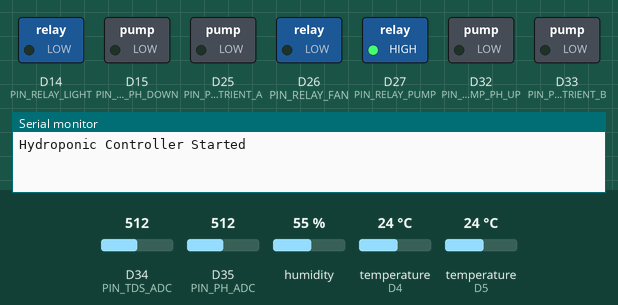
This sketch was run on a simulated Arduino Due. Parts: switched loads named in the sketch (green lamp = pin HIGH), the last lines printed to the serial monitor. The test bench sets the inputs (shaded band); at power-on: humidity 55 %, D35 (PIN_PH_ADC) = 512, D34 (PIN_TDS_ADC) = 512, temperature (sensors on D4, D5) 24 °C (analog values on the 0–1023 scale). The local clock reads 2024-03-15 10:24:30 at power-on unless the sketch sets it.

Above: at 1.7 s.
1.8 s: humidity set to 77 %
10.4 s: humidity set to 81 %
11.9 s: D35 (PIN_PH_ADC) set to 572
At 20.4 s:
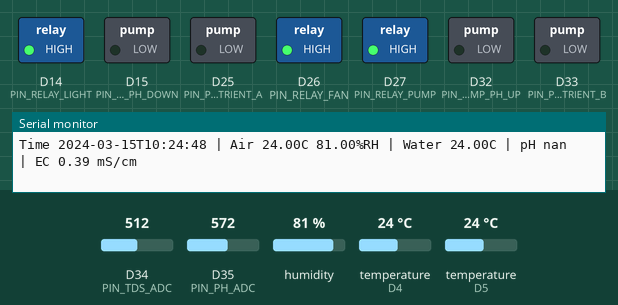
20.5 s: D35 (PIN_PH_ADC) set to 606
26.3 s: humidity set to 72 %
31.2 s: humidity set to 69 %
At 41.1 s:
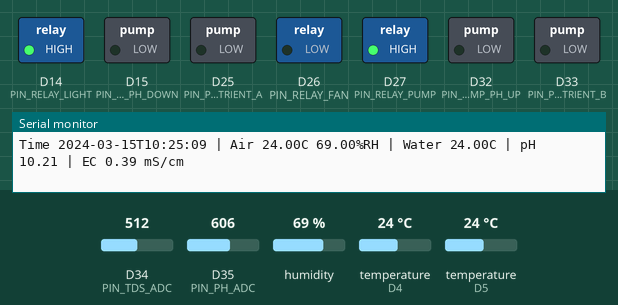
Timing chart, 0 to 41.5 s (numbered marks = the images above; inputs shaded):
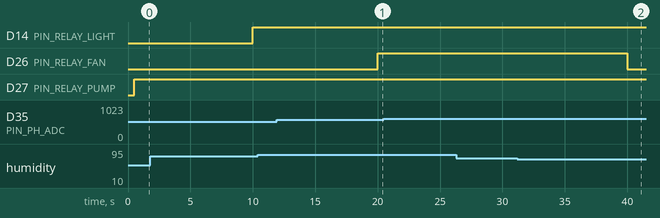

The sketch:

Hydroplant.ino
```cpp
#include <Arduino.h>
#include <Wire.h>
#include <RTClib.h>
#include <OneWire.h>
#include <DallasTemperature.h>
#include <DHT.h>

const bool RELAY_ACTIVE = HIGH;
const int PIN_RELAY_LIGHT   = 14;
const int PIN_RELAY_PUMP    = 27;
const int PIN_RELAY_FAN     = 26;
const int PIN_PUMP_NUTRIENT_A = 25;
const int PIN_PUMP_NUTRIENT_B = 33;
const int PIN_PUMP_PH_UP      = 32;
const int PIN_PUMP_PH_DOWN    = 15;
const int PIN_DHT       = 4;
const int DHTTYPE       = DHT22;
const int PIN_ONEWIRE   = 5;
const int PIN_PH_ADC    = 35;
const int PIN_TDS_ADC   = 34;

DHT dht(PIN_DHT, DHTTYPE);
OneWire oneWire(PIN_ONEWIRE);
DallasTemperature waterTemp(&oneWire);
RTC_DS3231 rtc;

unsigned long nowMs;

struct EdgeTimer {
  unsigned long last = 0;
  bool runEvery(unsigned long intervalMs) {
    if (millis() - last >= intervalMs) { last = millis(); return true; }
    return false;
  }
};

struct Config {
  uint8_t lightsOnHour  = 6;
  uint8_t lightsOnMin   = 0;
  uint8_t lightsOffHour = 22;
  uint8_t lightsOffMin  = 0;
  float fanOnTempC      = 28.0;
  float fanOffTempC     = 26.5;
  float fanOnHumidity   = 80.0;
  float fanOffHumidity  = 70.0;
  float targetPH        = 5.8;
  float phDeadband      = 0.08;
  float targetEC_mS     = 1.2;
  float ecDeadband      = 0.1;
  unsigned long dosePulseMs     = 1200;
  unsigned long mixDelayMs      = 90UL * 1000UL;
  unsigned int  maxPHpulsesDay  = 30;
  unsigned int  maxECpulsesDay  = 60;
  bool pumpContinuous = true;
  unsigned long pumpOnMs  = 15UL * 60UL * 1000UL;
  unsigned long pumpOffMs = 45UL * 60UL * 1000UL;
  uint8_t phSamples  = 20;
  uint8_t tdsSamples = 20;
  float phSlope  = -5.70;
  float phOffset =  21.34;
  float tdsKValue = 1.0;
  float adcVref = 3.3;
  uint16_t adcMax = 4095;
} CFG;

struct DoseState {
  unsigned long lastDoseEndMs = 0;
  unsigned int pulsesToday = 0;
  bool lockedOut = false;
};

DoseState dosePHUp, dosePHDown, doseECA, doseECB;

struct AlarmState {
  bool phSensorFault = false;
  bool tdsSensorFault = false;
  bool tempSensorFault = false;
} ALARM;

EdgeTimer sensorTimer, lightTimer, envTimer, dailyResetTimer, pumpTimer;

void setActuator(int pin, bool on) {
  digitalWrite(pin, on ? RELAY_ACTIVE : !RELAY_ACTIVE);
}

bool isTimeBetween(DateTime t, uint8_t h1, uint8_t m1, uint8_t h2, uint8_t m2) {
  uint16_t start = h1*60 + m1;
  uint16_t end   = h2*60 + m2;
  uint16_t cur   = t.hour()*60 + t.minute();
  if (start <= end) return (cur >= start && cur < end);
  return !(cur >= end && cur < start);
}

float readADCvoltage(int pin, uint8_t samples) {
  uint32_t acc = 0;
  for (uint8_t i=0;i<samples;i++) {
    acc += analogRead(pin);
    delay(3);
  }
  float avg = (float)acc / samples;
  return (avg / CFG.adcMax) * CFG.adcVref;
}

float ambientTempC = NAN, ambientRH = NAN;
float waterTempC   = NAN;
float phValue      = NAN;
float ec_mS        = NAN;

void readAmbient() {
  float t = dht.readTemperature();
  float h = dht.readHumidity();
  if (isnan(t) || isnan(h)) return;
  ambientTempC = t;
  ambientRH = h;
}

void readWaterTemp() {
  waterTemp.requestTemperatures();
  float t = waterTemp.getTempCByIndex(0);
  if (t > -40 && t < 125) waterTempC = t;
  else ALARM.tempSensorFault = true;
}

float computePH() {
  float v = readADCvoltage(PIN_PH_ADC, CFG.phSamples);
  return CFG.phSlope * v + CFG.phOffset;
}

float computeEC_mS() {
  float voltage = readADCvoltage(PIN_TDS_ADC, CFG.tdsSamples);
  float vRatio = voltage / CFG.adcVref;
  float ec = (133.42*pow(vRatio,3) - 255.86*pow(vRatio,2) + 857.39*vRatio) * 0.001;
  float tempCoef = 1.0 + 0.02 * (waterTempC - 25.0);
  ec = ec / tempCoef;
  ec *= CFG.tdsKValue;
  if (ec < 0 || ec > 10) { ALARM.tdsSensorFault = true; }
  return ec;
}

void readChemistry() {
  float ph = computePH();
  if (ph < 3.0 || ph > 10.5) {
    ALARM.phSensorFault = true;
  } else {
    phValue = ph;
  }
  float ec = computeEC_mS();
  if (!ALARM.tdsSensorFault) ec_mS = ec;
}

bool canDose(const DoseState &ds, unsigned int maxDaily) {
  if (ds.lockedOut) return false;
  if (ds.pulsesToday >= maxDaily) return false;
  if (millis() - ds.lastDoseEndMs < CFG.mixDelayMs) return false;
  return true;
}

void pulsePump(int pin, unsigned long ms) {
  setActuator(pin, true);
  delay(ms);
  setActuator(pin, false);
}

void tryDosePH(float ph) {
  float err = ph - CFG.targetPH;
  if (fabs(err) <= CFG.phDeadband) return;
  if (err > 0) {
    if (canDose(dosePHDown, CFG.maxPHpulsesDay)) {
      pulsePump(PIN_PUMP_PH_DOWN, CFG.dosePulseMs);
      dosePHDown.pulsesToday++;
      dosePHDown.lastDoseEndMs = millis();
    }
  } else {
    if (canDose(dosePHUp, CFG.maxPHpulsesDay)) {
      pulsePump(PIN_PUMP_PH_UP, CFG.dosePulseMs);
      dosePHUp.pulsesToday++;
      dosePHUp.lastDoseEndMs = millis();
    }
  }
}

void tryDoseEC(float ec) {
  float err = CFG.targetEC_mS - ec;
  if (fabs(err) <= CFG.ecDeadband) return;
  static bool toggleAB = false;
  if (err > 0) {
    if (toggleAB) {
      if (canDose(doseECA, CFG.maxECpulsesDay)) {
        pulsePump(PIN_PUMP_NUTRIENT_A, CFG.dosePulseMs);
        doseECA.pulsesToday++;
        doseECA.lastDoseEndMs = millis();
      }
    } else {
      if (canDose(doseECB, CFG.maxECpulsesDay)) {
        pulsePump(PIN_PUMP_NUTRIENT_B, CFG.dosePulseMs);
        doseECB.pulsesToday++;
        doseECB.lastDoseEndMs = millis();
      }
    }
    toggleAB = !toggleAB;
  }
}

void controlLights(const DateTime &now) {
  bool on = isTimeBetween(now, CFG.lightsOnHour, CFG.lightsOnMin, CFG.lightsOffHour, CFG.lightsOffMin);
  setActuator(PIN_RELAY_LIGHT, on);
}

void controlFan() {
  static bool fanOn = false;
  bool shouldOn = false;
  if (!isnan(ambientTempC) && ambientTempC >= CFG.fanOnTempC) shouldOn = true;
  if (!isnan(ambientRH)    && ambientRH    >= CFG.fanOnHumidity) shouldOn = true;
  if (fanOn) {
    if ((!isnan(ambientTempC) && ambientTempC <= CFG.fanOffTempC) && (!isnan(ambientRH) && ambientRH <= CFG.fanOffHumidity)) {
      fanOn = false;
    }
  } else {
    if (shouldOn) fanOn = true;
  }
  setActuator(PIN_RELAY_FAN, fanOn);
}

void controlPump() {
  if (CFG.pumpContinuous) { setActuator(PIN_RELAY_PUMP, true); return; }
  static bool pumpOn = false;
  static unsigned long lastToggle = 0;
  unsigned long interval = pumpOn ? CFG.pumpOnMs : CFG.pumpOffMs;
  if (millis() - lastToggle >= interval) {
    pumpOn = !pumpOn;
    lastToggle = millis();
    setActuator(PIN_RELAY_PUMP, pumpOn);
  }
}

void dailyResetIfNeeded(const DateTime &now) {
  static int lastDay = -1;
  if (now.day() != lastDay) {
    dosePHUp.pulsesToday = dosePHDown.pulsesToday = 0;
    doseECA.pulsesToday = doseECB.pulsesToday = 0;
    dosePHUp.lockedOut = dosePHDown.lockedOut = false;
    doseECA.lockedOut = doseECB.lockedOut = false;
    lastDay = now.day();
  }
}

void setupPins() {
  pinMode(PIN_RELAY_LIGHT, OUTPUT);
  pinMode(PIN_RELAY_PUMP,  OUTPUT);
  pinMode(PIN_RELAY_FAN,   OUTPUT);
  pinMode(PIN_PUMP_NUTRIENT_A, OUTPUT);
  pinMode(PIN_PUMP_NUTRIENT_B, OUTPUT);
  pinMode(PIN_PUMP_PH_UP,      OUTPUT);
  pinMode(PIN_PUMP_PH_DOWN,    OUTPUT);
  setActuator(PIN_RELAY_LIGHT, false);
  setActuator(PIN_RELAY_PUMP,  false);
  setActuator(PIN_RELAY_FAN,   false);
  setActuator(PIN_PUMP_NUTRIENT_A, false);
  setActuator(PIN_PUMP_NUTRIENT_B, false);
  setActuator(PIN_PUMP_PH_UP,      false);
  setActuator(PIN_PUMP_PH_DOWN,    false);
  analogReadResolution(12);
}

void setup() {
  Serial.begin(115200);
  delay(500);
  setupPins();
  dht.begin();
  waterTemp.begin();
  Wire.begin();
  if (!rtc.begin()) {
    Serial.println("RTC not found! Check wiring.");
  }
  if (rtc.lostPower()) {
    Serial.println("RTC lost power, setting time to compile time.");
    rtc.adjust(DateTime(F(__DATE__), F(__TIME__)));
  }
  Serial.println("Hydroponic Controller Started");
}

void loop() {
  nowMs = millis();
  DateTime now = rtc.now();
  if (sensorTimer.runEvery(3000)) {
    readAmbient();
    readWaterTemp();
    readChemistry();
    Serial.print("Time "); Serial.print(now.timestamp());
    Serial.print(" | Air "); Serial.print(ambientTempC); Serial.print("C "); Serial.print(ambientRH); Serial.print("%RH");
    Serial.print(" | Water "); Serial.print(waterTempC); Serial.print("C");
    Serial.print(" | pH "); Serial.print(phValue);
    Serial.print(" | EC "); Serial.print(ec_mS); Serial.println(" mS/cm");
  }
  if (lightTimer.runEvery(10*1000)) {
    controlLights(now);
    dailyResetIfNeeded(now);
  }
  if (envTimer.runEvery(10*1000)) {
    controlFan();
  }
  controlPump();
  bool sensorsOK = !(ALARM.phSensorFault || ALARM.tdsSensorFault || ALARM.tempSensorFault);
  if (sensorsOK && sensorTimer.runEvery(5000)) {
    if (!isnan(phValue)) tryDosePH(phValue);
    if (!isnan(ec_mS))  tryDoseEC(ec_mS);
  }
  static unsigned long badStart = 0;
  if (!sensorsOK) {
    if (badStart==0) badStart = millis();
    if (millis() - badStart > 5UL*60UL*1000UL) {
      dosePHUp.lockedOut = dosePHDown.lockedOut = true;
      doseECA.lockedOut = doseECB.lockedOut = true;
    }
  } else {
    badStart = 0;
  }
}
```

Measured:
- the behaviour switches between 71 and 70 % on humidity (found by bisection; images 1 and 2)
- after the input at 10.4 s, every drawn part: stays the same
- after the input at 31.2 s, D26 (PIN_RELAY_FAN): HIGH → LOW after 8.8 s
